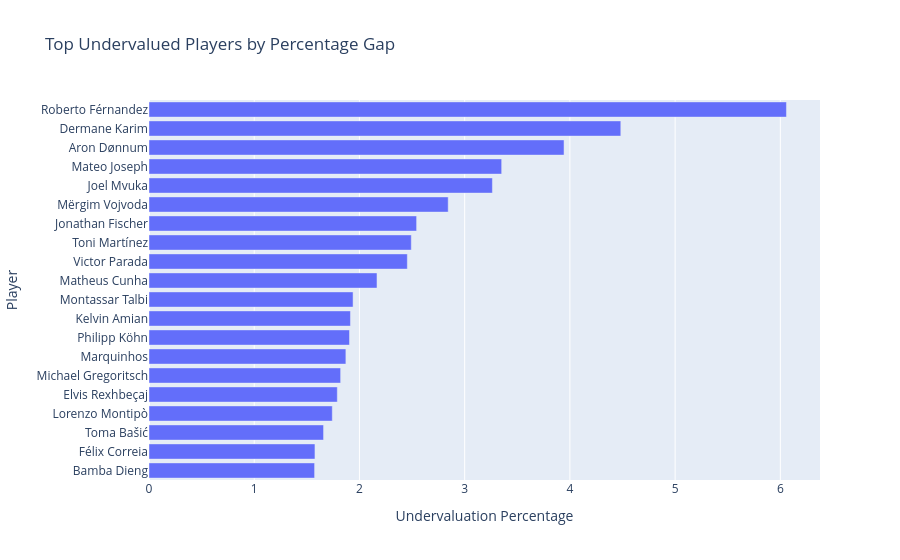

The cell this chart's notebook holds for it:
### Code cell
plot_df = top_pct.sort_values("undervaluation_pct", ascending=True)

fig = px.bar(
    plot_df,
    x="undervaluation_pct",
    y="Player",
    orientation="h",
    hover_data=["actual_value", "predicted_value", "undervaluation_gap"],
    title="Top Undervalued Players by Percentage Gap",
    labels={
        "undervaluation_pct": "Undervaluation Percentage",
        "Player": "Player"
    }
)

fig.show()

### Figure 1 — Plotly figure (JSON) as saved in the notebook; plotly's stock layout.template omitted (floating-point values rounded to 4 significant figures)
{"data": [{"customdata": [[6000000.0, 15440000.0, 9443000.0], [10000000.0, 25770000.0, 15770000.0], [2500000.0, 6647000.0, 4147000.0], [1300000.0, 3565000.0, 2265000.0], [3500000.0, 9764000.0, 6264000.0], [1500000.0, 4232000.0, 2732000.0], [3000000.0, 8613000.0, 5613000.0], [4000000.0, 11620000.0, 7622000.0], [2500000.0, 7286000.0, 4786000.0], [7000000.0, 20580000.0, 13580000.0], [2000000.0, 6333000.0, 4333000.0], [2000000.0, 6910000.0, 4910000.0], [4000000.0, 13970000.0, 9971000.0], [3000000.0, 10630000.0, 7630000.0], [3000000.0, 11530000.0, 8530000.0], [2000000.0, 8527000.0, 6527000.0], [3500000.0, 15230000.0, 11730000.0], [5000000.0, 24720000.0, 19720000.0], [3000000.0, 16450000.0, 13450000.0], [1500000.0, 10590000.0, 9087000.0]], "hovertemplate": "Undervaluation Percentage=%{x}<br>Player=%{y}<br>actual_value=%{customdata[0]}<br>predicted_value=%{customdata[1]}<br>undervaluation_gap=%{customdata[2]}<extra></extra>", "legendgroup": "", "marker": {"color": "#636efa", "pattern": {"shape": ""}}, "name": "", "orientation": "h", "showlegend": false, "textposition": "auto", "type": "bar", "x": [1.574, 1.577, 1.659, 1.742, 1.79, 1.821, 1.871, 1.905, 1.915, 1.939, 2.167, 2.455, 2.493, 2.543, 2.843, 3.264, 3.352, 3.944, 4.484, 6.058], "xaxis": "x", "y": ["Bamba Dieng", "Félix Correia", "Toma Bašić", "Lorenzo Montipò", "Elvis Rexhbeçaj", "Michael Gregoritsch", "Marquinhos", "Philipp Köhn", "Kelvin Amian", "Montassar Talbi", "Matheus Cunha", "Victor Parada", "Toni Martínez", "Jonathan Fischer", "Mërgim Vojvoda", "Joel Mvuka", "Mateo Joseph", "Aron Dønnum", "Dermane Karim", "Roberto Férnandez"], "yaxis": "y"}], "layout": {"barmode": "relative", "legend": {"tracegroupgap": 0}, "title": {"text": "Top Undervalued Players by Percentage Gap"}, "xaxis": {"anchor": "y", "domain": [0, 1], "title": {"text": "Undervaluation Percentage"}}, "yaxis": {"anchor": "x", "domain": [0, 1], "title": {"text": "Player"}}}}
